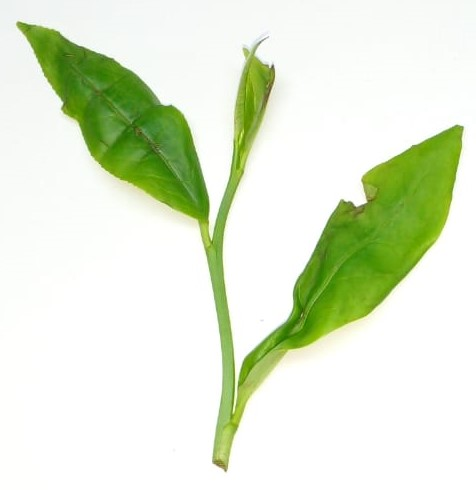
#> input picture Data/test_image_1.jpg, 476 x 490 px
$ jupyter execute --allow-errors 'explore the images.ipynb'
#> lines starting #> are read from the running program, lines starting #| are printed output that depends on the picture; after the words box and inside, x2 and y2 are one past the last pixel; in counts of white or black regions, pixels touching at a corner belong together
[cell 1]
import os
import cv2
import numpy as np
import matplotlib.pyplot as plt

## Visualize the image

[cell 2]
img = plt.imread('./Data/test_image_1.jpg')
#> img is the input picture: shape (490, 476, 3); mean R, G, B 224.5, 234.5, 210.5
plt.imshow( img)

[cell 3]
hsv = cv2.cvtColor(img, cv2.COLOR_BGR2HSV)
#> hsv: shape (490, 476, 3); mean H, S, V 43.4, 39, 234.6
mask = cv2.inRange(hsv, (36, 25, 25), (70, 255,255))
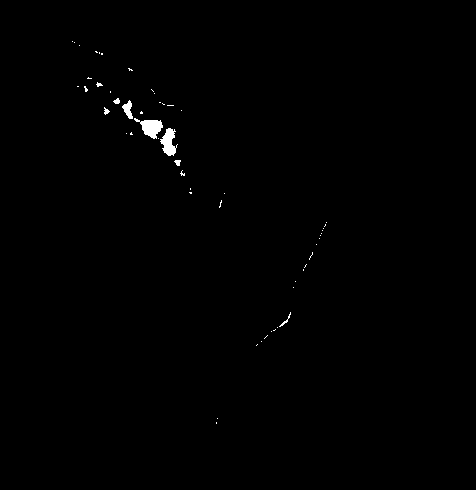
#> mask: shape (490, 476); 0.43% white; 55 white regions (48 under 20 px), largest, box (x1, y1, x2, y2) and area: (134, 118, 163, 139) 313, (160, 128, 178, 156) 287, (122, 100, 133, 119) 112
imask = mask>0
green = np.zeros_like(img, np.uint8)
green[imask] = img[imask]

[cell 4]
cv2.imshow('green', green)
cv2.waitKey(0)
cv2.destroyAllWindows()

## Visualize RGB Channels

[cell 5]
image = cv2.imread('./Data/test_image_1.jpg')
img_rgb = cv2.cvtColor(image, cv2.COLOR_BGR2RGB)

# RGB channel
R = img_rgb[:,:,0]
G = img_rgb[:,:,1]
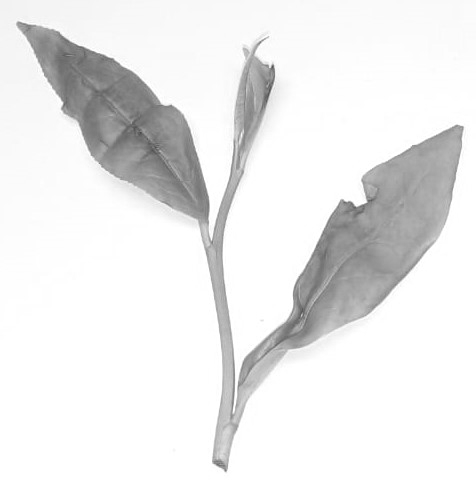
#> G: shape (490, 476); min 71, max 255, mean 234.5
B = img_rgb[:,:,2]
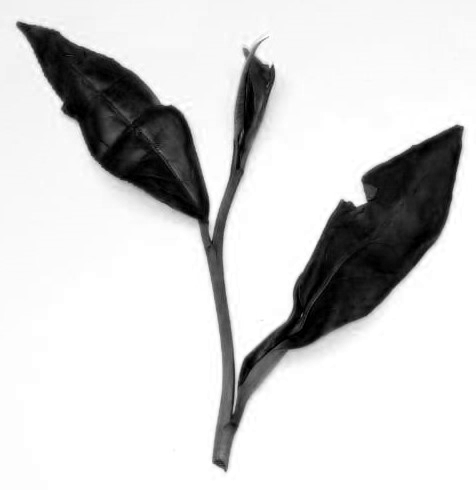
#> B: shape (490, 476); min 0, max 255, mean 210.5
fig, ax = plt.subplots(1,3, figsize=(15,15))
ax[0].imshow(R)
ax[1].imshow(G)
ax[2].imshow(B)

## Segmentation

[cell 6]
pixel_vals = R.flatten()
pixel_vals = np.float32(pixel_vals)

criteria = (cv2.TERM_CRITERIA_EPS + cv2.TERM_CRITERIA_MAX_ITER, 10, 1.0 )

# https://docs.opencv.org/4.5.2/d1/d5c/tutorial_py_kmeans_opencv.html
K = 2
retval, labels, centers = cv2.kmeans(pixel_vals, K, None, criteria, 10, cv2.KMEANS_RANDOM_CENTERS)
#> retval = 46973406.7; centers = [252.1, 104.7]
centers = np.uint8(centers)
#> centers = [252, 104]

print(centers)
#| [[252]
#|  [104]]

[cell 7]
# Segmenation
segmented_data = centers[labels.flatten()]
segmented_image = segmented_data.reshape((B.shape))
#> segmented_image: shape (490, 476); values 104 (black) and 252 (white), 81.6% white; 5 black regions (3 under 20 px), largest, box (x1, y1, x2, y2) and area: (17, 22, 464, 472) 42944, (243, 48, 250, 57) 32
pixel_labels = labels.reshape(img_rgb.shape[0], img_rgb.shape[1])

# displaying segmented image
plt.imshow(segmented_image)

[cell 8]
pixel_labels = np.uint8(pixel_labels)
ret, components = cv2.connectedComponents(pixel_labels, connectivity=8)
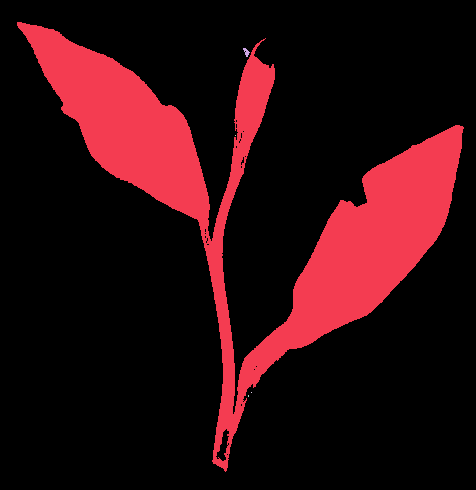
#> components: shape (490, 476) int32; 6 distinct labels, from 0 to 5; one colour per label, 0 black
#> ret = 6
plt.imshow(components, cmap='gray')

[cell 9]
#  to extract only the foreground cluster
indices = []
for i in range(1,ret):
    row, col = np.where(components == i)
    indices.append(max(len(row), len(col)))
#> this loop made 5 passes
#> (row, col) on passes 3 to 5: ([135], [235]), ([392], [251]), ([395, 396], [248, 248])
#> after the loop, indices = [42944, 32, 1, 1, 2]

component = np.argmax(np.array(indices))
#> component = 0
main_component = component+1
#> main_component = 1

# create a mask to extract pixels corresponding to cluster to which leaf belongs
mask = np.where(components==main_component, 1, 0)
#> mask: shape (490, 476) int64; values 0 (black) and 1 (white), 18.4% white; 1 white region, box (x1, y1, x2, y2) and area: (17, 22, 464, 472) 42944
B = image[:,:,0]
G = image[:,:,1]
R = image[:,:,2]

# extract only masked pixels
r = R*mask
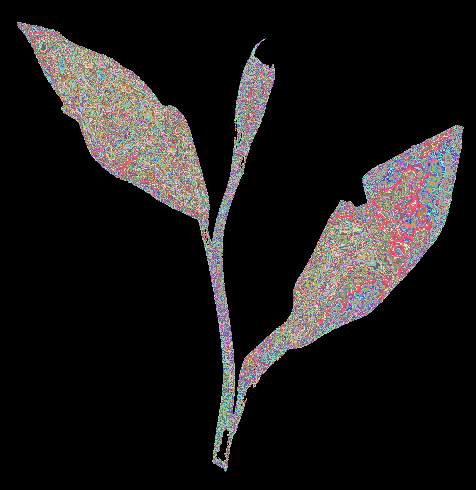
#> r: shape (490, 476) int64; 142 distinct labels, from 0 to 178; one colour per label, 0 black
g = G*mask
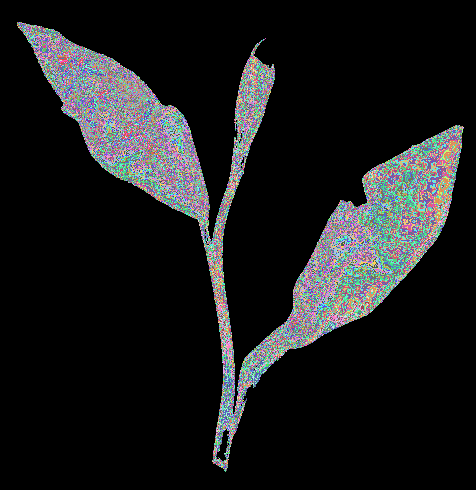
#> g: shape (490, 476) int64; 139 distinct labels, from 0 to 217; one colour per label, 0 black
b = B*mask
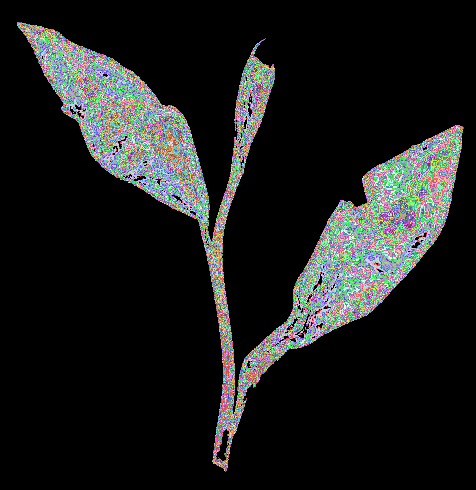
#> b: shape (490, 476) int64; 172 distinct labels, from 0 to 174; one colour per label, 0 black

final_img = np.dstack((r,g,b))
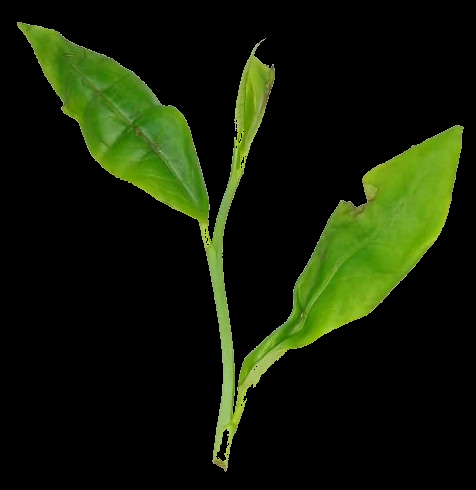
#> final_img: shape (490, 476, 3) int64; mean R, G, B 19.3, 28.3, 6.7
plt.imshow(final_img)

## Augmentation

[cell 10]
x = plt.imread('./Data/test_image_1.jpg')
plt.imshow(x)
plt.show()

[cell 11]
import albumentations as alb
#> (the rest of this cell did not finish here and is left out)

[cell 12]
fig, ax = plt.subplots(1,2, figsize = (10,10))
ax[0].imshow(x)
#> (the rest of this cell did not finish here and is left out)

[cell 13]
def plot_augmented_img(title = ""):
    fig, ax = plt.subplots(1,2, figsize = (8,8))
    ax[0].imshow(x)
    ax[1].imshow(augmented_img['image'])
    plt.title(title)
    plt.show()

#> (a cell that did not finish here is left out)

#> (a cell that did not finish here is left out)

## Multiple augmentation at once

#> (a cell that did not finish here is left out)

# filtering

[cell 17]
img = plt.imread('./Data/test_image_1.jpg')
plt.imshow(img)

[cell 18]
from scipy.signal import convolve2d
from skimage import data, color
from skimage.io import imshow, imread
from skimage.color import rgb2yuv, rgb2hsv, rgb2gray, yuv2rgb, hsv2rgb


def convolve_multi_round(image, kernel, iterations):
    for i in range(iterations):
        image = convolve2d(image, kernel, 'same', boundary = 'fill', fillvalue = 0)
    return image

def rgb_convolver(image, kernel, iterations = 1):
#> called with kernel = array of shape (3, 3), iterations = 1
    yuv_img = rgb2yuv(image)
#> yuv_img: shape (490, 476, 3) float64; mean of channels 0, 1, 2 0.897, -0.0353, -0.0147
    yuv_img[:,:,0] = convolve_multi_round(yuv_img[:,:,0], kernel, iterations)
#> the loop in convolve_multi_round, `for i in range(iterations):` made 1 pass
#> pass 1, in convolve_multi_round, `image = convolve2d(image, kernel, 'same', boundary = 'fill', fillvalue..`:
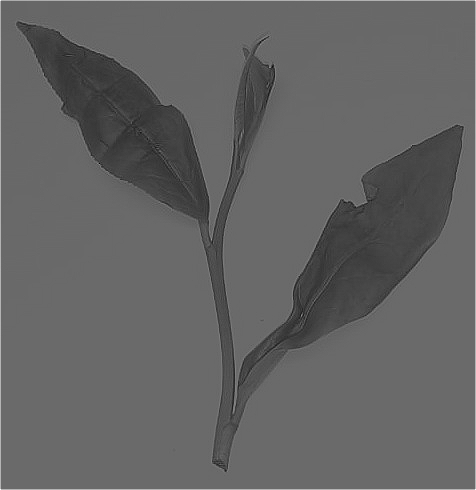
#> image: shape (490, 476) float64; min -0.433, max 3, mean 0.905; drawn with min black and max white
#> yuv_img: shape (490, 476, 3) float64; mean of channels 0, 1, 2 0.905, -0.0353, -0.0147

    result = yuv2rgb(yuv_img)
#> result: shape (490, 476, 3) float64; mean of channels 0, 1, 2 0.889, 0.928, 0.834


    fig, ax = plt.subplots(1,2)

    ax[0].imshow(image)
    ax[0].set_title(f'Original', fontsize = 20)

    ax[1].imshow(result);
    ax[1].set_title(f'Sharpened Image', fontsize = 20)

    [axi.set_axis_off() for axi in ax.ravel()]

    fig.tight_layout()

    return result

[cell 19]
kernal = np.array([[0, -1, 0],
                    [-1, 5, -1],
                    [0, -1, 0]])

result = rgb_convolver(img, kernal, iterations = 1)
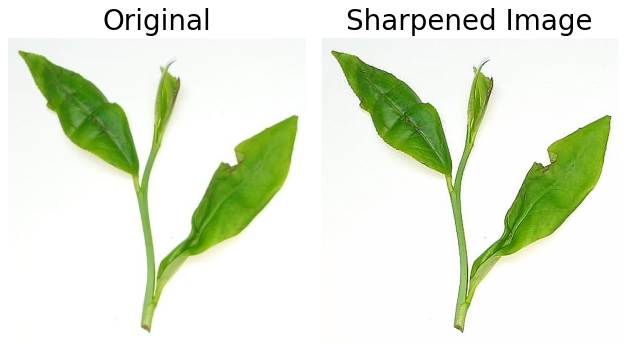
#> figure drawn by matplotlib, 2 panels
